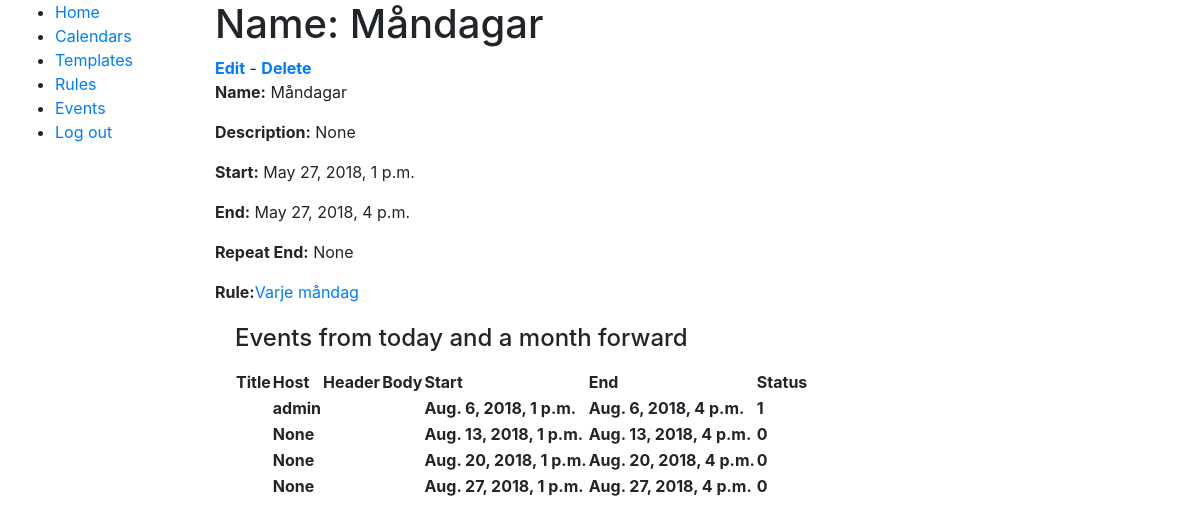
Page /scheduler/event/1 (signed in) on the earlier database version.
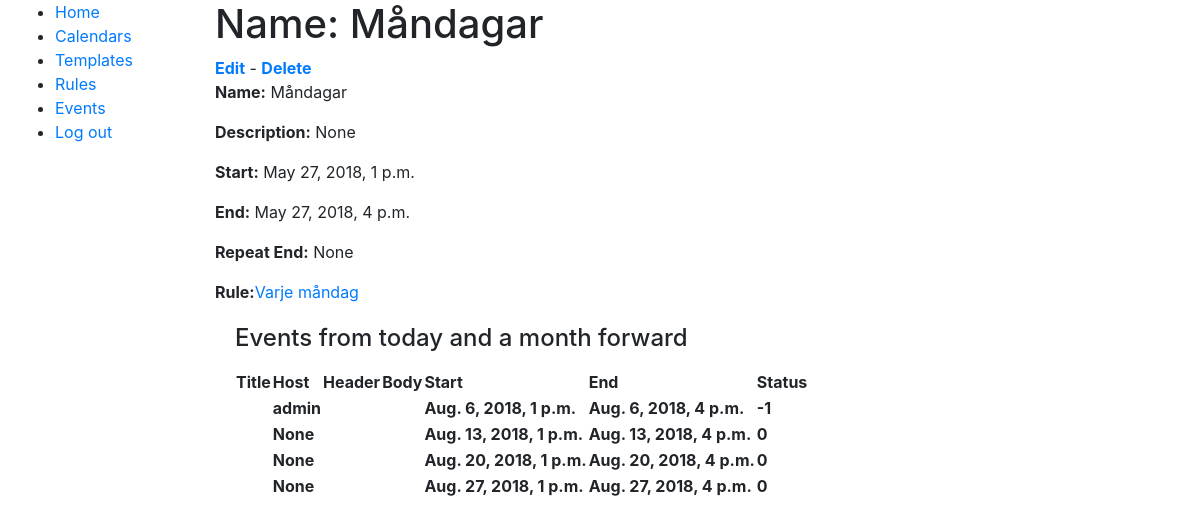
Same page on the later database version.
### scheduler/models.py (models this page shows, shortened)
class EventInstance(models.Model):
    STATUS = (
        (-1, 'Reschedule needed'),
        (0, 'Unscheduled'),
        (1, 'Scheduled'),
        (2, 'Cancelled'),
    )
    id = models.UUIDField(primary_key=True, default=uuid.uuid4, editable=False, help_text="Unique ID for this bookinginstance")
    google_calendar_booking_id = models.CharField(max_length=300, help_text="Unique ID from google after instance is created", null=True, blank=True)
    host = models.CharField(max_length=50, help_text="Enter a name instead of user-key", null=True, blank=True)
    event = models.ForeignKey('Event', on_delete=models.SET_NULL, null=True)
    start = models.DateTimeField(help_text="Start of event")
    end = models.DateTimeField(help_text="End of event")
    status = models.IntegerField(default=0, choices=STATUS, help_text="Instance status")
    class Meta:
        ordering = ["start", "end"]
        unique_together = ('event', 'start', 'end')
    def display_host(self):
        return ''.join([self.host])
    display_host.short_description = "Host"

### scheduler/views.py (the view)
# urls.py: path('event/<int:pk>', views.EventDetailView.as_view(), name='event-detail'),
class EventDetailView(LoginRequiredMixin, generic.DetailView):
    model = Event
    def get_context_data(self, **kwargs):
        start = datetime.now(timezone.utc).replace(hour=0, minute=0, second=0, microsecond=0)
        end = start+relativedelta(months=+1)
        context = super(EventDetailView, self).get_context_data(**kwargs)
        events = self.object.get_events(start, end)
        context['eventlist'] = events
        return context

### scheduler/models.py (called while the page is built)
    def create_eventinstance(self, start, end=None):
        if end is None:
            end = start + (self.end - self.start)
        return EventInstance(id=None, event=self, start=start, end=end, status=0)

    def get_event_list(self, from_date, until_date):
        event_list = []
        if self.start > until_date:
            return event_list
        if self.rule is not None:
            event_duration = self.end - self.start
            if self.start > from_date:
                from_date = self.start
            else:
                from_date = datetime.datetime.combine(from_date.date(), self.start.time(), self.start.tzinfo)
            if self.repeat_end and self.repeat_end < until_date:
                until_date = self.repeat_end
            start_list = self.rule.get_events(from_date, until_date)
            for startdate in start_list:
                event_list.append(self.create_eventinstance(startdate, startdate+event_duration))
        else:
            event_list.append(self.create_eventinstance(self.start))
        return event_list

### scheduler/templates/scheduler/event_detail.html (shortened to what this page needs)
{% extends "base_generic.html" %}
{% block content %}
  <h1>Name: {{ event.name }}</h1>
  <strong class="text-success"><a href="{% url 'event-update' pk=event.pk %}">Edit</a></strong> - <strong class="text-warning"><a href="{% url 'event-delete' pk=event.pk %}">Delete</a></strong>
  <p><strong>Name:</strong> {{ event.name }}</p>
  <p><strong>Description:</strong> {{ event.description }}</p>
  <p><strong>Start:</strong> {{ event.start }}</p>
  <p><strong>End:</strong> {{ event.end }}</p>
  <p><strong>Repeat End:</strong> {{ event.repeat_end }}</p>
  <p><strong>Rule:</strong><a href="{% url 'rule-detail' pk=event.rule.pk %}">{{ event.rule.name }}</a></p>
  <div style="margin-left:20px;margin-top:20px">
    <h4>Events from today and a month forward</h4>
    <table>
      <tr>
        <th>Title</th>
        <th>Host</th>
        <th>Header</th>
        <th>Body</th>
        <th>Start</th>
        <th>End</th>
        <th>Status</th>
      </tr>
      {% for event in eventlist %}
        <tr>
          <th>{{ event.event.booking_template.title }}</th>
          <th>{{ event.host }}</th>
          <th>{{ event.event.booking_template.header }}</th>
          <th>{{ event.event.booking_template.body }}</th>
          <th>{{ event.start }}</th>
          <th>{{ event.end }}</th>
          <th>{{ event.status }}</th>
        </tr>
      {% endfor %}
    </table>
  </div>
{% endblock %}

Differences in the rows shown:
changed EventInstance "admin": status "1" → "-1"
